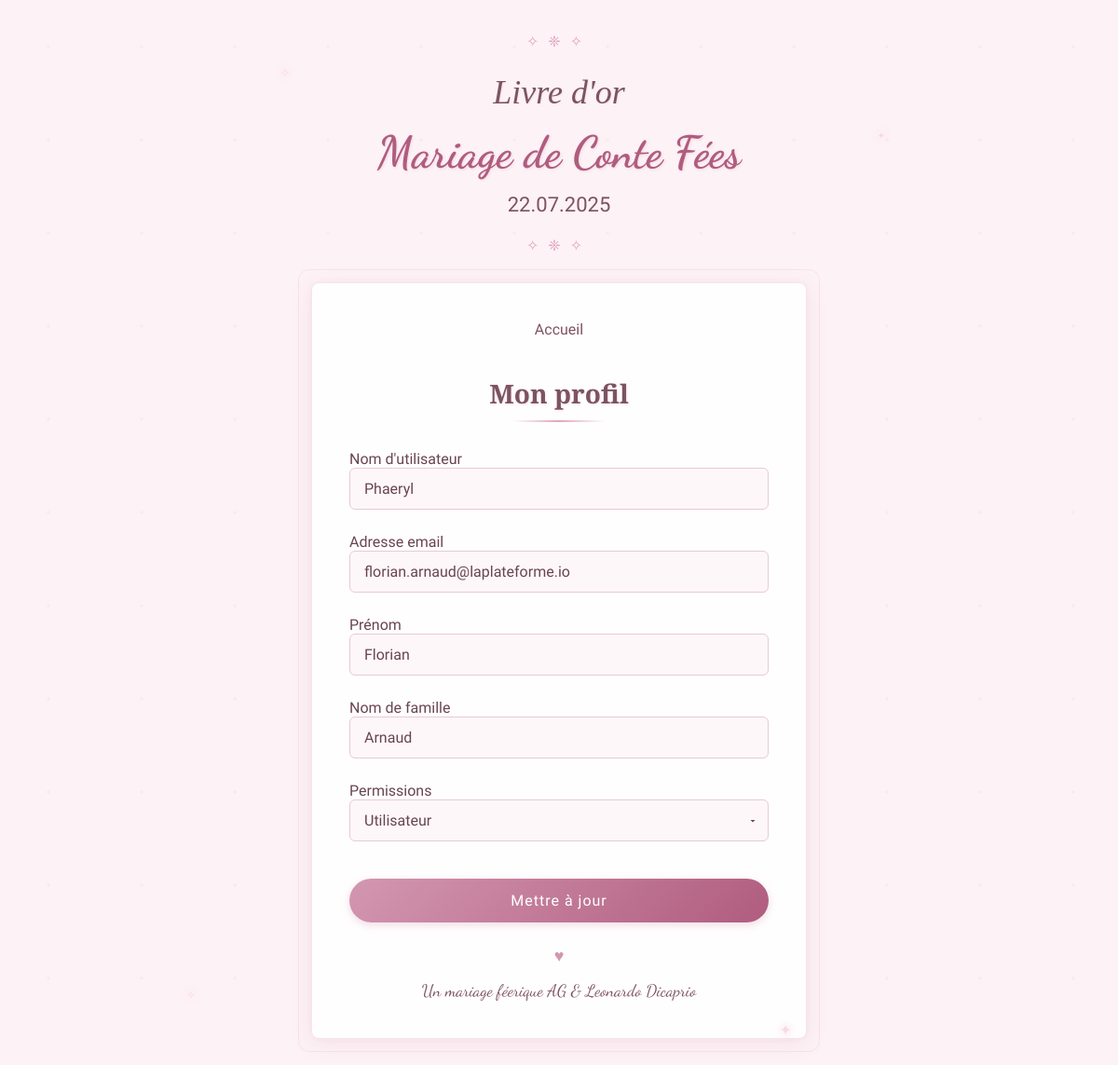
Page /profile.php?id=3 (signed in) on the committed database.
### tables this page shows
CREATE TABLE `users` (
  `id` int(11) NOT NULL AUTO_INCREMENT,
  `username` varchar(40) NOT NULL,
  `email` varchar(100) NOT NULL,
  `user_firstname` varchar(40) NOT NULL,
  `user_lastname` varchar(40) NOT NULL,
  `password` varchar(255) NOT NULL,
  `created_at` timestamp NOT NULL DEFAULT CURRENT_TIMESTAMP,
  `user_permissions` int(11) NOT NULL DEFAULT '1',
  PRIMARY KEY (`id`)
);

### classes/Database.php (called while the page is built)
<?php
class Database
{
    private static $instance = null;
    private $conn;
    private function __construct()
    {
        $host = "localhost";
        $dbname = "guestbook_db";
        $username = "root";
        $password = "";
        try {
            $this->conn = new PDO("mysql:host=$host;dbname=$dbname;charset=utf8", $username, $password);
            $this->conn->setAttribute(PDO::ATTR_ERRMODE, PDO::ERRMODE_EXCEPTION);
        } catch (PDOException $e) {
            die("Erreur de connexion : " . $e->getMessage());
        }
    }
    public static function getInstance()
    {
        if (self::$instance == null) {
            self::$instance = new Database();
        }
        return self::$instance;
    }
    public function getConnection()
    {
        return $this->conn;
    }
}

### classes/User.php (called while the page is built, shortened)
<?php
require_once "Database.php";
class User
{
    private $conn;
    public function __construct()
    {
        $this->conn = Database::getInstance()->getConnection();
    }
    public function getUserById($id)
    {
        $stmt = $this->conn->prepare("SELECT * FROM users WHERE id = :id");
        $stmt->execute([':id' => $id]);
        return $stmt->fetch(PDO::FETCH_ASSOC);
    }
}

### profile.php (the view, shortened to what this page needs)
<?php
require_once "classes/User.php";
$user = new User();
$logged_in_user_id = $_SESSION['user_id'];
$userData = $user->getUserById($logged_in_user_id);
$user_id = $_GET['id'] ?? $logged_in_user_id;
$profileData = $user->getUserById($user_id);
?>
<!DOCTYPE html>
<html lang="fr">
<head>
    <link rel="stylesheet" href="style/login.css">
</head>
<body>
    <div class="page-container">
        <div class="page-header">
            <h1>Livre d'or</h1>
            <h2>Mariage de Conte Fées</h2>
            <h3>22.07.2025</h3>
        </div>
        <div class="connexion-container">
            <ul class="nav-list">
                <li><a href="index.php">Accueil</a></li>
            </ul>
            <h2 class="connexion-title">Mon profil</h2>
            <form method="POST">
                <div class="form-group">
                    <label for="username">Nom d'utilisateur</label>
                    <input type="text" name="username" value="<?php echo htmlspecialchars($profileData['username']); ?>" required>
                </div>
                <div class="form-group">
                    <label for="email">Adresse email</label>
                    <input type="email" name="email" placeholder="Email" value="<?php echo htmlspecialchars($profileData['email']); ?>" required>
                </div>
                <div class="form-group">
                    <label for="firstname">Prénom</label>
                    <input type="text" name="firstname" placeholder="Prénom" value="<?php echo htmlspecialchars($profileData['user_firstname']); ?>" required>
                </div>
                <div class="form-group">
                    <label for="lastname">Nom de famille</label>
                    <input type="text" name="lastname" placeholder="Nom" value="<?php echo htmlspecialchars($profileData['user_lastname']); ?>" required>
                </div>
                <?php if ($userData['user_permissions'] == 2) { ?>
                    <div class="form-group">
                        <label for="user_permissions">Permissions</label>
                        <select name="user_permissions" id="user_permissions">
                            <option value="1" <?= $profileData['user_permissions'] == 1 ? 'selected' : '' ?>>Utilisateur</option>
                        </select>
                    </div>
                <?php } ?>
                <button type="submit" class="btn-connect">Mettre à jour</button>
            </form>
            <div class="heart-icon">♥</div>
            <div class="couple-names">Un mariage féerique AG & Leonardo Dicaprio</div>
        </div>
        <div class="magic-sparkle sparkle1">✧</div>
        <div class="magic-sparkle sparkle2">✦</div>
        <div class="magic-sparkle sparkle3">✧</div>
        <div class="magic-sparkle sparkle4">✦</div>
    </div>
</body>
</html>

### style/login.css (style rules this page uses)
body { background-color: #fdf2f6; font-family: 'Alice', serif; color: #684550; margin: 0; padding: 20px; min-height: 100vh; display: flex; flex-direction: column; align-items: center; justify-content: center; }
.page-container { width: 100%; max-width: 1000px; position: relative; }
.page-header { text-align: center; margin-bottom: 30px; position: relative; }
.page-header:before, .page-header:after { content: "✧❈✧"; display: block; color: #e0a5c0; font-size: 16px; margin: 15px 0; letter-spacing: 10px; }
h1 { font-family: 'Playfair Display', serif; font-style: italic; font-weight: 400; color: #7d5361; font-size: 36px; margin-bottom: 5px; text-shadow: 1px 1px 2px rgba(0,0,0,0.05); }
h2 { font-family: 'Dancing Script', cursive; font-weight: 700; color: #b05c7f; font-size: 48px; margin: 15px 0; text-shadow: 1px 1px 3px rgba(176, 92, 127, 0.15); }
h3 { font-family: 'Alice', serif; font-weight: 400; color: #7d5361; font-size: 22px; margin-top: 10px; }
.connexion-container { max-width: 450px; margin: 0 auto 40px; padding: 40px; background-color: rgba(255, 255, 255, 0.9); box-shadow: 0 5px 25px rgba(176, 92, 127, 0.1), 0 0 5px rgba(176, 92, 127, 0.05); border-radius: 8px; position: relative; border: 1px solid rgba(224, 165, 192, 0.3); }
.connexion-container:before { content: ""; position: absolute; top: -15px; left: -15px; right: -15px; bottom: -15px; border: 1px solid rgba(224, 165, 192, 0.2); border-radius: 12px; z-index: -1; pointer-events: none; }
.nav-list { list-style-type: none; padding: 0; margin: 0 0 40px; display: flex; justify-content: center; gap: 30px; }
.nav-list li { position: relative; }
.nav-list li:after { content: "♦"; position: absolute; top: 0; right: -20px; color: #e0a5c0; font-size: 8px; }
.nav-list li:last-child:after { display: none; }
.nav-list a { color: #7d5361; text-decoration: none; font-size: 16px; transition: all 0.3s ease; position: relative; }
h2.connexion-title { font-family: 'Playfair Display', serif; font-size: 28px; color: #7d5361; margin-bottom: 30px; text-align: center; position: relative; }
h2.connexion-title:after { content: ""; display: block; width: 100px; height: 2px; background: linear-gradient(to right, transparent, #e0a5c0, transparent); margin: 10px auto 0; }
select { width: 100%; padding: 12px 15px; background-color: rgba(253, 242, 246, 0.5); border: 1px solid #e8cad7; border-radius: 6px; font-family: 'Alice', serif; font-size: 16px; color: #684550; box-sizing: border-box; transition: all 0.3s ease; appearance: none; background-repeat: no-repeat; background-position: right 10px center; background-size: 12px; }
option { font-family: 'Alice', serif; font-size: 16px; color: #684550; }
.form-group { margin-bottom: 25px; }
input[type="email"], input[type="password"], input[type="text"] { width: 100%; padding: 12px 15px; background-color: rgba(253, 242, 246, 0.5); border: 1px solid #e8cad7; border-radius: 6px; font-family: 'Alice', serif; font-size: 16px; color: #684550; box-sizing: border-box; transition: all 0.3s ease; }
input[type="email"]::placeholder, input[type="password"]::placeholder { color: #b28e9b; }
.btn-connect { width: 100%; padding: 14px; background: linear-gradient(135deg, #d397b1, #b05c7f); color: white; border: none; border-radius: 30px; font-family: 'Alice', serif; font-size: 16px; letter-spacing: 1px; cursor: pointer; transition: all 0.3s ease; margin-top: 15px; box-shadow: 0 3px 10px rgba(176, 92, 127, 0.2); }
.heart-icon { display: block; text-align: center; color: #d397b1; font-size: 18px; margin: 25px 0 15px; }
.couple-names { font-family: 'Dancing Script', cursive; font-size: 18px; color: #7d5361; text-align: center; }
.magic-sparkle { position: absolute; color: #f9d1e0; opacity: 0.8; animation: twinkle 3s infinite; text-shadow: 0 0 5px #fff, 0 0 10px #e0a5c0; }
.sparkle1 { top: 50px; left: 20%; font-size: 14px; animation-delay: 0.5s; }
.sparkle2 { top: 120px; right: 15%; font-size: 10px; animation-delay: 1.5s; }
.sparkle3 { bottom: 80px; left: 10%; font-size: 12px; animation-delay: 2s; }
.sparkle4 { bottom: 40px; right: 25%; font-size: 16px; animation-delay: 1s; }

### rows in the picture
users: username "Phaeryl", email "florian.arnaud@laplateforme.io", firstname "Florian", lastname "Arnaud", user_permissions "Utilisateur"
